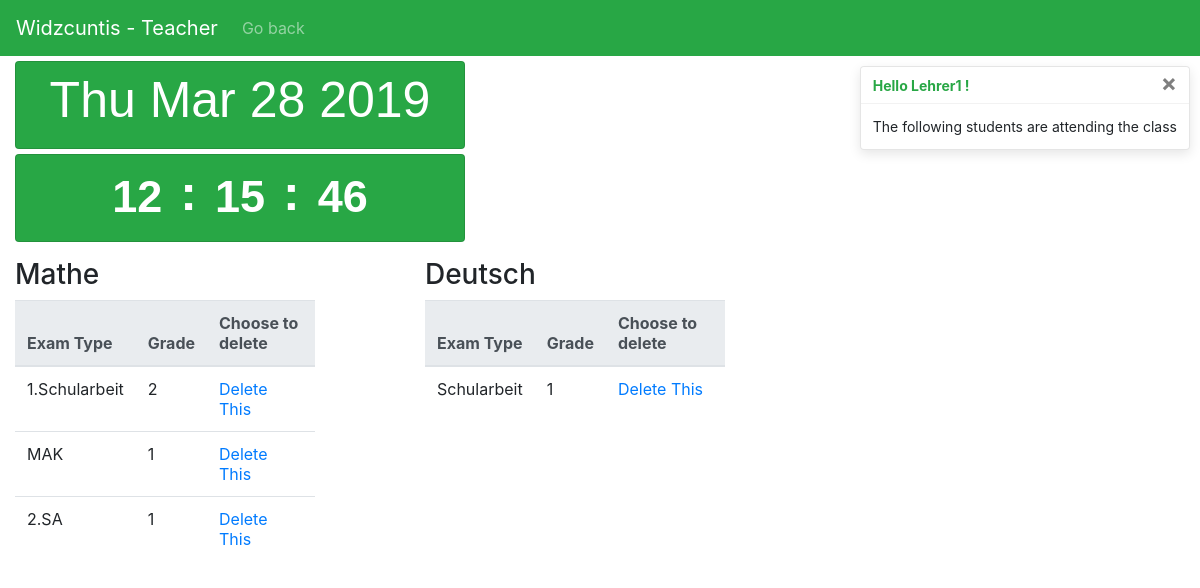
The app's page /users/home/logged_t/class/student/1 (signed in), older data.
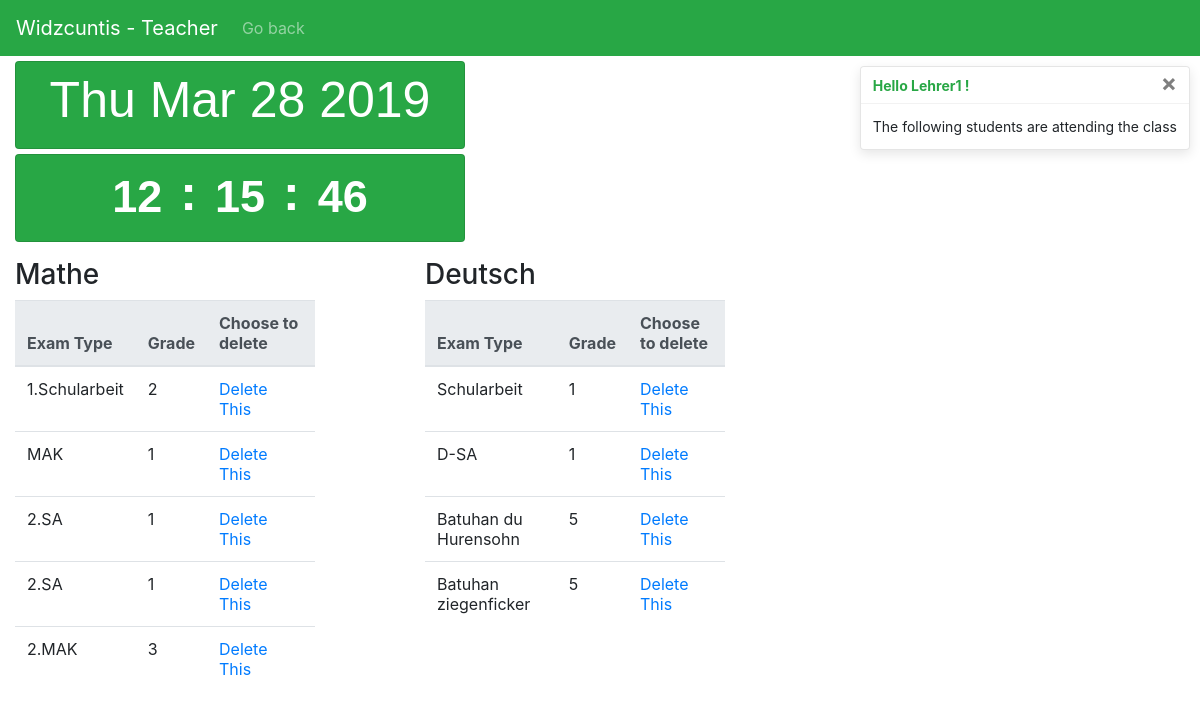
The same page, newer data.
### users/models.py (models this page shows)
class CustomUser(AbstractUser):
    def __str__(self):
        return self.last_name

### school/models.py (models this page shows, shortened)
class Exam(models.Model):
    stusu = models.ForeignKey(Stusu, on_delete=models.CASCADE)
    name = models.CharField(max_length=200)
    grade = models.IntegerField(default=0)
    value = models.IntegerField(default=0)

class Stusu(models.Model):
    subject = models.ForeignKey(Subject, on_delete=models.CASCADE)
    student = models.ForeignKey(Student, on_delete=models.CASCADE)

class Subject(models.Model):
    name = models.CharField(max_length=200)

### users/views.py (the view)
# urls.py: path('home/logged_t/class/student/<int:pk>', views.TeacherStudent.as_view(), name='TeacherStudent'),
class TeacherStudent(generic.ListView):
    template_name='teacherstudent.html'
    context_object_name='stuxam_list'
    def get_queryset(self):
        e=[]
        s=[]
        pk=self.kwargs['pk']
        if(self.request.user.is_authenticated):
            user=  self.request.user
        authorized=False
        for i in Clatea.objects.all():
            for j in Student.objects.all():
                if(j.id==pk and i.klasse.id==j.klasse.id and i.teacher.user.id==user.id):
                    authorized=True
        if(authorized==False):
            return s
        for i in Stusu.objects.all():
            if(i.student.id==pk):
                for j in Exam.objects.all():
                    if(j.stusu.id==i.id):
                        e.append(j)
                s.append(e)
                e=[]
        return s

### templates/teacherstudent.html (shortened to what this page needs)
{% extends 'base.html' %}
{% load bootstrap4 %}
{% block content %}
{% if stuxam_list %}
<nav class="navbar navbar-expand-lg navbar-dark bg-success">
    <a class="navbar-brand" href="{% url 'BackHome' %}">Widzcuntis - Teacher</a>
    <div class="collapse navbar-collapse" id="navbarText">
      <ul class="navbar-nav">
        <li class="nav-item">
          <a class="nav-link" href="{% url 'ClassTeacher' stuxam_list.0.0.stusu.student.id %}">Go back</a>
        </li>
      </ul>
    </div>
  </nav>
  <div role="alert" aria-live="assertive" aria-atomic="true" style="position: relative; min-height: 0px;" >
    <div class="toast" data-autohide="false">
        <div class="toast-header">
          <strong class="mr-auto text-success">Hello {{ user.username }} !</strong>
          <button type="button" class="ml-2 mb-1 close" data-dismiss="toast">&times;</button>
        </div>
        <div class="toast-body">
            The following students are attending the class</div>
      </div>
    </div>
  <div class="col-md-3 container">
    <div class="card width=75 bg-success text-white rounded datee">
      <h2 class="card-title text-center">
      <div class="d-flex flex-wrap justify-content-center mt-2">
        <p id="demo" class="datum"></p>
      </div>
    </div>
  <div class="card width=75 bg-success text-white rounded clock">
    <h3 class="card-title text-center">
    <div class="d-flex flex-wrap justify-content-center mt-2">
     <a><span class="badge hours"></span></a> <p class="colon">:</p>
     <a><span class="badge min"></span></a> <p class="colon">:</p>
     <a><span class="badge sec"></span></a>
    </div>
    </h3>
  </div>
  </div>
<div class="row">
{% for stusu in stuxam_list %}
<div class="col-4">
<h3>&nbsp;&nbsp;{{ stusu.0.stusu.subject.name}}</h3>
<table class="table gradetable">
    <thead class="thead-light theaddanger">
      <tr>
        <th scope="col">Exam Type</th>
        <th scope="col">Grade</th>
        <th scope="col">Choose to delete</th>
      </tr>
    </thead>
    <tbody>
        {% for exam in stusu %}
            <tr>
                <td>{{exam.name}}</td>
                <td>{{exam.grade}}</td>
                <td><a href="{% url 'DeleteExam' exam.id %}">Delete This</a></td>
            </tr>
        {% endfor %}
    </tbody>
  </table>
</div>
{% endfor %}
</div>
{% else %}
    <p>There are no entries or you are not authorized.</p>
    <a href="{% url 'BackHome' %}">Go Home</a>
{% endif %}
{% endblock %}

### templates/base.html (shortened to what this page needs)
{% load bootstrap4 %}
{% bootstrap_css %}
<!DOCTYPE html>
<html>
<head>
    <link rel="stylesheet" href="https://stackpath.bootstrapcdn.com/bootstrap/4.3.1/css/bootstrap.min.css">
</head>
<body>
  <main>
    {% block content %}
    {% endblock %}
  </main>
</body>
</html>

### templates/base.html (style rules this page uses)
body { background: white url("/static/auth3/images/reclaimer.png") no-repeat; }
.cardtitle1,.text-center { font-family: 'Helvetica'; font-size: 60px; }
.gradetable { margin-top: 5px; margin-left:15px; width:300px; }
.colon { font-family: 'Arial'; font-size: 50px; font-weight: bold; }
.container,.datee,.clock { margin: 5px; margin-left: 0px; }
.datum { font-family: 'Arial'; font-size: 50px; }
.datee,.clock { width: 450px; height: 88px; }
.toast { position: absolute; top: 0; right: 0; margin-right: 10px; margin-top: 10px; margin-bottom: 10px; }
p { font-size: 15px; }

Row changes from the older to the newer data that the page shows:
added Exam: name "2.SA", grade "1", shown under "Mathe"
added Exam: name "2.MAK", grade "3", shown under "Mathe"
added Exam: name "D-SA", grade "1", shown under "Deutsch"
added Exam: name "Batuhan du Hurensohn", grade "5", shown under "Deutsch"
added Exam: name "Batuhan ziegenficker", grade "5", shown under "Deutsch"
